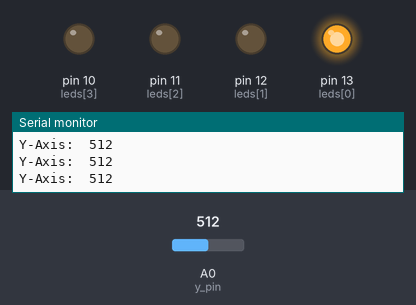
Simulated run of this sketch. Board: Arduino Uno, built with avr-gcc and run on an emulated ATmega328P. On the bench: output pins drawn as LEDs (lit = HIGH), the last lines printed to the serial monitor. The inputs (shaded band) are chosen by the test bench; at power-on: A0 (y_pin) = 512.

Above: at 1.2 s.
1.3 s: A0 (y_pin) set to 987
2.8 s: A0 (y_pin) set to 1012
At 5.0 s:
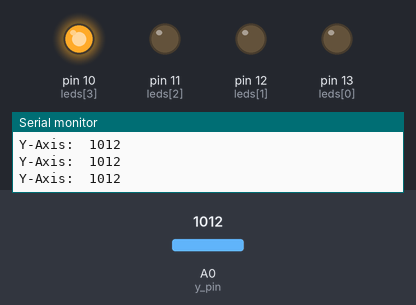
5.3 s: A0 (y_pin) set to 22
8.3 s: A0 (y_pin) set to 18
At 8.81 s:
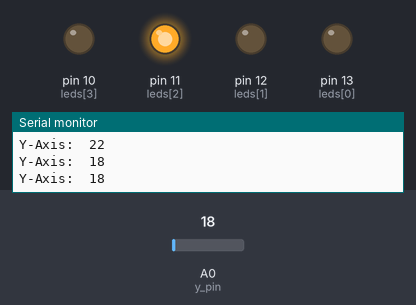
10.8 s: A0 (y_pin) set to 1010
At 11.62 s:
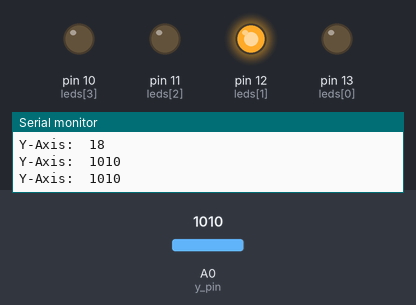
Timing chart, 0 to 13.8 s (numbered marks = the images above; inputs shaded):
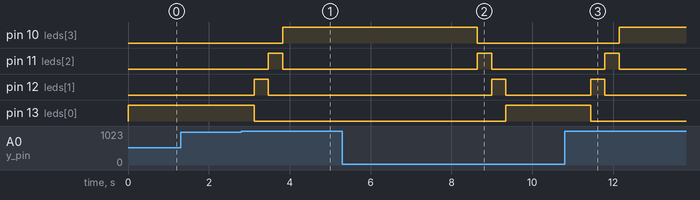

Measured:
- the behaviour switches between 1000 and 1001 on A0 (y_pin) (found by bisection; images 0 and 1)
- the behaviour switches between 20 and 19 on A0 (y_pin) (found by bisection; images 1 and 2)
- after the input at 2.8 s, pin 10 (leds[3]): LOW → HIGH after 1.0 s; pin 11 (leds[2]): LOW → HIGH after 0.67 s, → LOW 0.35 s later; pin 12 (leds[1]): LOW → HIGH after 0.32 s, → LOW 0.35 s later; pin 13 (leds[0]): HIGH → LOW after 0.32 s
- after the input at 8.3 s, pin 10 (leds[3]): HIGH → LOW after 0.34 s; pin 11 (leds[2]): LOW → HIGH after 0.34 s, → LOW 0.35 s later; pin 12 (leds[1]): LOW → HIGH after 0.69 s, → LOW 0.35 s later; pin 13 (leds[0]): LOW → HIGH after 1.0 s
- after the input at 10.8 s, pin 10 (leds[3]): LOW → HIGH after 1.3 s; pin 11 (leds[2]): LOW → HIGH after 1.0 s, → LOW 0.35 s later; pin 12 (leds[1]): LOW → HIGH after 0.65 s, → LOW 0.35 s later; pin 13 (leds[0]): HIGH → LOW after 0.65 s

The sketch:

joystickLEDController.ino
```cpp
const int sw_pin=2;
const int y_pin=0;
int step=0;

const int leds[]={13, 12, 11, 10};

void setup() {
 for (int i = 0; i < 4; i++)
 {
    pinMode(leds[i], OUTPUT);
    digitalWrite(leds[i], LOW);
 }
 Serial.begin(9600);

}


void loop() {
 int yValue=analogRead(y_pin);
 Serial.print("Y-Axis:  ");
 Serial.println(yValue);

if(yValue>1000)
{
  step++;
  delay(300);
}
else if(yValue<20)
{
  step--;
  delay(300);
}

step=constrain(step, 0, 3);
for (int i = 0; i < 4; i++) {
  if (i == step) {
    digitalWrite(leds[i], HIGH); // Turn ON the active LED
  } else {
    digitalWrite(leds[i], LOW);  // Turn OFF the other LEDs
  }
}
delay(50);


}
```
